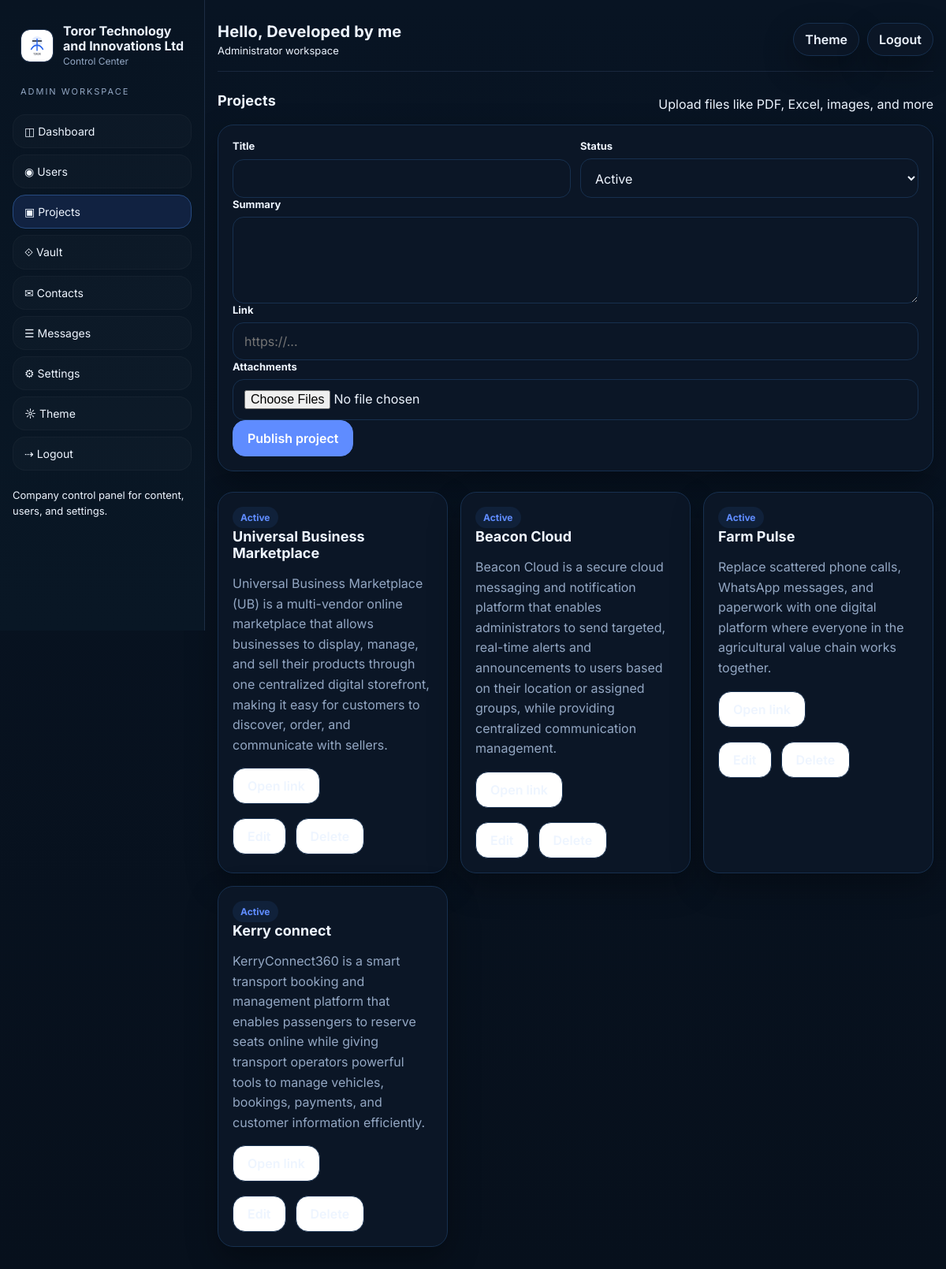
/admin/projects (signed in), run on the app's committed database.
### tables this page shows
CREATE TABLE settings (
        key TEXT PRIMARY KEY,
        value TEXT NOT NULL
    );

CREATE TABLE projects (
        id INTEGER PRIMARY KEY AUTOINCREMENT,
        title TEXT NOT NULL,
        summary TEXT NOT NULL,
        link TEXT,
        status TEXT NOT NULL DEFAULT 'Active',
        created_at TEXT NOT NULL
    );

### app.py (the view, shortened to what this page needs)
@app.route('/admin/projects', methods=['GET', 'POST'])
@admin_required
def admin_projects():
    projects = query_all('SELECT * FROM projects ORDER BY id DESC')
    files = query_all('SELECT * FROM project_files ORDER BY id DESC')
    file_map = {}
    for row in files:
        file_map.setdefault(row['project_id'], []).append(row)
    return render_template('admin_projects.html', projects=projects, project_files=file_map)

### app.py (called while the page is built, shortened)
def get_db():
    if 'db' not in g:
        conn = sqlite3.connect(DB_PATH)
        conn.row_factory = sqlite3.Row
        g.db = conn
    return g.db

def query_one(sql, args=()):
    return get_db().execute(sql, args).fetchone()

def query_all(sql, args=()):
    return get_db().execute(sql, args).fetchall()

def get_setting(key, default=''):
    row = query_one('SELECT value FROM settings WHERE key=?', (key,))
    return row['value'] if row else default

def is_admin():
    return session.get('admin_logged_in') is True

def is_user_logged_in():
    return bool(session.get('user_id') or session.get('user_email'))

def user_display_name():
    if is_admin():
        return get_setting('developer_name', 'Team') or 'Team'

def admin_required(fn):
    @wraps(fn)
    def wrapper(*args, **kwargs):
        if not is_admin():
            return redirect(url_for('admin_entry'))
        return fn(*args, **kwargs)
    return wrapper

@app.before_request
def protect_admin_routes():
    path = request.path or ''
    if path == '/xtspolsjhulupjoppsuplmkzcodup' or path.startswith('/admin') or path.startswith('/api/admin'):
        if path in {'/xtspolsjhulupjoppsuplmkzcodup'}:
            return None
        if not is_admin():
            return redirect(url_for('admin_entry'))
    return None

def public_logo():
    logo = get_setting('logo_path', '/static/default-logo.svg')
    return logo if logo else '/static/default-logo.svg'

@app.context_processor
def inject_globals():
    return {
        'site_name': get_setting('site_name', 'Toror Technology and Innovations Ltd'),
        'developer_name': get_setting('developer_name', 'Developed by me'),
        'tagline': get_setting('tagline', ''),
        'hero_text': get_setting('hero_text', ''),
        'primary_email': get_setting('primary_email', ''),
        'logo_path': public_logo(),
        'theme_mode': get_setting('theme_mode', 'light'),
        'accent_color': get_setting('accent_color', '#2563eb'),
        'is_admin': is_admin,
        'show_nav': is_user_logged_in() or is_admin(),
        'user_email': session.get('user_email'),
        'user_id': session.get('user_id'),
        'display_name': user_display_name(),
        'admin_mode': is_admin(),
    }

@app.after_request
def add_cache_headers(resp):
    if request.path.startswith('/static/'):
        resp.headers['Cache-Control'] = 'public, max-age=31536000, immutable'
    else:
        resp.headers['Cache-Control'] = 'no-store'
    return resp

### templates/admin_projects.html (shortened to what this page needs)
{% extends 'base.html' %}
{% set title = 'Projects · ' ~ site_name %}
{% block content %}
  <section class="section">
    <div class="section-head">
      <h3>Projects</h3>
      <span class="muted">Upload files like PDF, Excel, images, and more</span>
    </div>
    <form class="card" method="post" enctype="multipart/form-data">
      <div class="form-grid">
        <div class="field"><label>Title</label><input name="title" required></div>
        <div class="field"><label>Status</label><select name="status"><option>Active</option><option>Draft</option><option>Completed</option></select></div>
      </div>
      <div class="field"><label>Summary</label><textarea name="summary" required></textarea></div>
      <div class="field"><label>Link</label><input name="link" placeholder="https://..."></div>
      <div class="field"><label>Attachments</label><input type="file" name="attachments" multiple accept=".pdf,.xlsx,.xls,.docx,.pptx,.txt,.png,.jpg,.jpeg,.webp,.mp4,.webm,.mov,.m4v"></div>
      <button class="btn primary" type="submit">Publish project</button>
    </form>
    <div class="section grid cards project-grid">
      {% for project in projects %}
        <article class="card project-card">
          <span class="badge">{{ project.status }}</span>
          <h3>{{ project.title }}</h3>
          <p>{{ project.summary }}</p>
          {% if project.link %}<a class="btn" href="{{ project.link }}" target="_blank" rel="noreferrer">Open link</a>{% endif %}
          {% set files = project_files.get(project.id, []) %}
          <div class="hero-ctas">
            <a class="btn" href="/admin/projects/{{ project.id }}/edit">Edit</a>
            <form method="post" action="/admin/projects/{{ project.id }}/delete" onsubmit="return confirm('Delete this project?')">
              <button class="btn" type="submit">Delete</button>
            </form>
          </div>
        </article>
      {% else %}
        <article class="card"><h3>No projects yet</h3><p>Create the first company project above.</p></article>
      {% endfor %}
    </div>
  </section>
{% endblock %}

### templates/base.html (shortened to what this page needs)
<!doctype html>
<html lang="en">
<head>
  <link rel="stylesheet" href="/static/css/style.css">
</head>
<body class="{% if is_admin() and show_nav %}admin-mode{% elif show_nav %}user-mode{% else %}auth-mode{% endif %}">
  <div class="{% if show_nav %}shell{% else %}auth-shell{% endif %}">
    {% if show_nav %}
      {% if is_admin() %}
      <aside class="sidebar admin-sidebar">
        <a class="brand admin-brand" href="/admin/dashboard">
          <img src="{{ logo_path }}" alt="Logo">
          <div>
            <h1>{{ site_name }}</h1>
            <p>Control Center</p>
          </div>
        </a>
        <div class="sidebar-label">Admin workspace</div>
        <nav class="nav admin-nav">
          <a href="/admin/dashboard" class="{{ 'active' if request.path == '/admin/dashboard' else '' }}">◫ Dashboard</a>
          <a href="/admin/users" class="{{ 'active' if '/admin/users' in request.path else '' }}">◉ Users</a>
          <a href="/admin/projects" class="{{ 'active' if '/admin/projects' in request.path else '' }}">▣ Projects</a>
          <a href="/admin/vault" class="{{ 'active' if '/admin/vault' in request.path else '' }}">⟐ Vault</a>
          <a href="/admin/contacts" class="{{ 'active' if '/admin/contacts' in request.path else '' }}">✉ Contacts</a>
          <a href="/admin/chat" class="{{ 'active' if '/admin/chat' in request.path else '' }}">☰ Messages</a>
          <a href="/admin/settings" class="{{ 'active' if '/admin/settings' in request.path else '' }}">⚙ Settings</a>
          <button type="button" data-theme-toggle>☼ Theme</button>
          <a href="/admin/logout">⇢ Logout</a>
        </nav>
        <div class="footer-note">Company control panel for content, users, and settings.</div>
      </aside>
      {% endif %}
    {% endif %}
    <main class="{% if show_nav %}main{% else %}auth-main{% endif %}">
      <div class="{% if show_nav %}container{% else %}auth-container{% endif %}">
        {% if show_nav %}
        <div class="topbar {% if is_admin() %}topbar-admin{% endif %}">
          <div class="topbar-left">
            <span class="greeting">Hello, {{ display_name }}</span>
            <span class="subtle">{% if is_admin() %}Administrator workspace{% else %}{{ site_name }}{% endif %}</span>
          </div>
          <div class="topbar-right">
            <button type="button" class="btn small" data-theme-toggle>Theme</button>
            <a class="btn small ghost" href="{% if is_admin() %}/admin/logout{% else %}/logout{% endif %}">Logout</a>
          </div>
        </div>
        {% endif %}
        {% block content %}{% endblock %}
      </div>
    </main>
  </div>
</body>
</html>

### data on the page
settings: value (placeholder picture)
settings: value "Toror Technology and Innovations Ltd"
settings: value "Developed by me"
projects: status "Active", title "Universal Business Marketplace", summary "Universal Business Marketplace (UB) is a multi-vendor online marketplace that allows businesses to display, manage, and sell their products through one centralized digital storefront, making it easy for customers to discover, order, and communicate with sellers."
projects: status "Active", title "Beacon Cloud", summary "Beacon Cloud is a secure cloud messaging and notification platform that enables administrators to send targeted, real-time alerts and announcements to users based on their location or assigned groups, while providing centralized communication management."
projects: status "Active", title "Farm Pulse", summary "Replace scattered phone calls, WhatsApp messages, and paperwork with one digital platform where everyone in the agricultural value chain works together."
projects: status "Active", title "Kerry connect", summary "KerryConnect360 is a smart transport booking and management platform that enables passengers to reserve seats online while giving transport operators powerful tools to manage vehicles, bookings, payments, and customer information efficiently."
